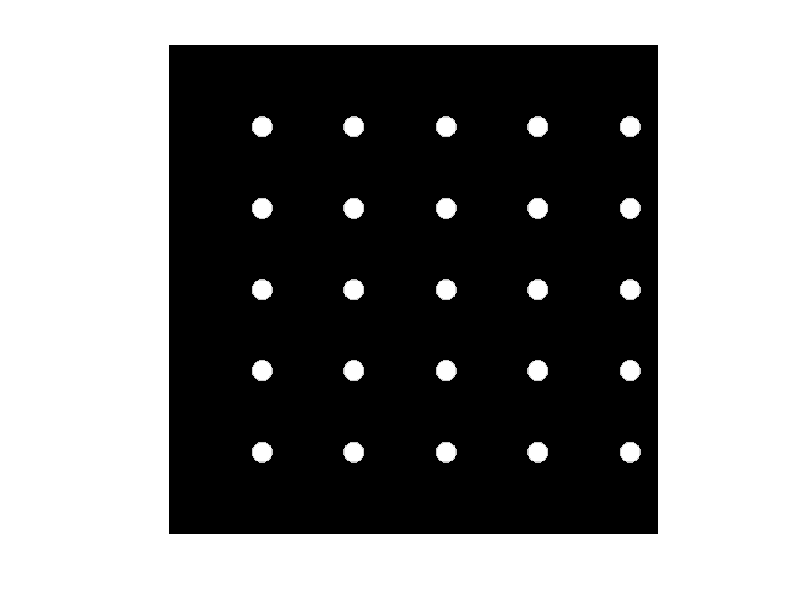

This figure's MATLAB source: (Note: this script raises an error after producing the figure.)
exp_type = 'gray'; % 'gray' = blackness intervals
bg = 'black'; % 'white', 'black', 'gray', 'chang[e]' --> NEEDS TO BE 5 CHAR's
root_name = 'grid_';
border = 'True'; %True = white border around dots
directory_name = 'Experiments/NEW_SGs/';
border_grayness = 0.8;
border_px_width = 1;
scaling_factor = 3; % Size of grid is N*256 by N*256

% Image translation parameters
updown_shift = 0; % positive is up, negative is down
rightleft_shift = 100; % positive is right, negative is left

% General parameters
internal_circle_diameter_px = scaling_factor*10;
external_circle_diameter_px = scaling_factor*(10+border_px_width);
% HG
%internal_circle_diameter_px = 1;
%external_circle_diameter_px = 1;

img_sz = scaling_factor * [256 256];

num_lines_x = 5;
num_lines_y = 5;
line_width_px = scaling_factor*5;
%circle_diameter_px = scaling_factor*10;

% Different dot color vectors
%%%%% for making color gradients %%%%
length = 21;
red1 = [1.5,1,1]; % change the 1.5 to R G B positions
red2 = [0,-0.5,-0.5]; % change the 0 to R G B positions
intervals = [linspace(red1(1),red2(1),length)', linspace(red1(2),red2(2),length)', linspace(red1(3),red2(3),length)'];
gray_intervals = {intervals(1,:)};
for i = 2:size(intervals,1)
    gray_intervals = [gray_intervals; intervals(i,:)];
end
gray_intervals = reshape(gray_intervals,[1 21]);
%%%%%%%%%%%%%%%%%%%%%%%%%%%%%%%%%%%%%
% gray_intervals = {[0 0 0] [0.05 0.05 0.05] [0.10 0.10 0.10] [0.15 0.15 0.15] [0.20 0.20 0.20] [0.25 0.25 0.25] [0.30 0.30 0.30] [0.35 0.35 0.35] [0.40 0.40 0.40] [0.45 0.45 0.45] [0.50 0.50 0.50] [0.55 0.55 0.55] [0.60 0.60 0.60] [0.65 0.65 0.65] [0.70 0.70 0.70] [0.75 0.75 0.75] [0.80 0.80 0.80] [0.85 0.85 0.85] [0.90 0.90 0.90] [0.95 0.95 0.95] [1 1 1]};
border_unit = {[1 1 1] [1 1 1] [1 1 1] [1 1 1] [1 1 1] [1 1 1] [1 1 1] [1 1 1] [1 1 1] [1 1 1] [1 1 1] [1 1 1] [1 1 1] [1 1 1] [1 1 1] [1 1 1] [1 1 1] [1 1 1] [1 1 1] [1 1 1] [1 1 1]};

for i = 1:size(gray_intervals,2)
    num_tag = 100*gray_intervals{1, i}(1);
    gray_names{i} = strcat(root_name, num2str(num_tag));
end
% Finds experiment
if exp_type == 'gray'
    circle_intervals = gray_intervals;
    parameter_names = gray_names;
end

parameters = struct( ...
    'line_color', [0.5 0.5 0.5], ... 
    'internal_circle_color', circle_intervals, ...
    'external_circle_color', cellfun(@(x) x*border_grayness,border_unit,'un',0));
    % Dot Blackness
    %'line_color', [0.5 0.5 0.5], ... 
    %'internal_circle_color', circle_intervals, ...
    %'external_circle_color', cellfun(@(x) x*border_grayness,border_unit,'un',0));

    % Background Blackness
    %'line_color', [0.5 0.5 0.5], ... 
    %'internal_circle_color', {[1 1 1] [1 1 1] [1 1 1] [1 1 1] [1 1 1] [1 1 1] [1 1 1] [1 1 1] [1 1 1] [1 1 1] [1 1 1] [1 1 1] [1 1 1] [1 1 1] [1 1 1] [1 1 1] [1 1 1] [1 1 1] [1 1 1] [1 1 1] [1 1 1]}, ...
    %'external_circle_color', cellfun(@(x) x*border_grayness,border_unit,'un',0));

    % Line Blackness
    %'line_color', circle_intervals, ...
    %'internal_circle_color', [1,1,1], ...
    %'external_circle_color', [0,0,0]);
    
    % HERMANN GRID
    %'line_color', circle_intervals, ...
    %'internal_circle_color', circle_intervals, ...
    %'external_circle_color', circle_intervals);
    
    % HG Background
    %'line_color', [1 1 1], ...
    %'internal_circle_color', circle_intervals, ...
    %'external_circle_color', circle_intervals);

    %'external_circle_color', {[0.2 0.2 0.2] [0.2 0.2 0.2] [0.2 0.2 0.2] [0.2 0.2 0.2] [0.2 0.2 0.2] [0.2 0.2 0.2] [0.2 0.2 0.2] [0.2 0.2 0.2] [0.2 0.2 0.2] [0.2 0.2 0.2] [0.2 0.2 0.2] [0.2 0.2 0.2] [0.2 0.2 0.2] [0.2 0.2 0.2] [0.2 0.2 0.2] [0.2 0.2 0.2] [0.2 0.2 0.2] [0.2 0.2 0.2] [0.2 0.2 0.2] [0.2 0.2 0.2] [0.2 0.2 0.2]});
    %'external_circle_color', {[1 1 1] [1 1 1] [1 1 1] [1 1 1] [1 1 1] [1 1 1] [1 1 1] [1 1 1] [1 1 1] [1 1 1] [1 1 1] [1 1 1] [1 1 1] [1 1 1] [1 1 1] [1 1 1] [1 1 1] [1 1 1] [1 1 1] [1 1 1] [1 1 1]});
    %'external_circle_color', {[0.5 0.5 0.5] [0.5 0.5 0.5] [0.5 0.5 0.5] [0.5 0.5 0.5] [0.5 0.5 0.5] [0.5 0.5 0.5] [0.5 0.5 0.5] [0.5 0.5 0.5] [0.5 0.5 0.5] [0.5 0.5 0.5] [0.5 0.5 0.5] [0.5 0.5 0.5] [0.5 0.5 0.5] [0.5 0.5 0.5] [0.5 0.5 0.5] [0.5 0.5 0.5] [0.5 0.5 0.5] [0.5 0.5 0.5] [0.5 0.5 0.5] [0.5 0.5 0.5] [0.5 0.5 0.5]});
%parameter_names = {'SG_white', 'SG_black', 'SG_control_white', 'SG_control_black'};
%assert(length(parameters)==length(parameter_names));

for prm_i = 1:size(parameters,2)
    %bkd_color = parameters(prm_i).bkd_color;
    if bg == 'white'
        bkd_color = [1 1 1]; % static white BG
 %       bkd_color = prm_i/length(parameters) * [1 1 1]; % background changing shades
    elseif bg == 'black'
        bkd_color = [0 0 0]; % static white BG
 %       bkd_color = prm_i/length(parameters) * [1 1 1]; % background changing shades
    elseif bg == 'grays'
        bkd_color = [0.5, 0.5, 0.5];
    elseif bg =='chang'
        bkd_color = prm_i * [1 1 1];
    elseif bg == 'green'
        bkd_color = [0.5, 0.7, 0.5];
    elseif bg == 'red00'
        bkd_color = [0.7, 0.5, 0.5];
    elseif bg == 'blue0'
        bkd_color = [0.5, 0.5, 0.7];
    else
        bkd_color = [1 0 0];
    end
    
    line_color = parameters(prm_i).line_color;
    internal_circle_color = parameters(prm_i).internal_circle_color;
    external_circle_color = parameters(prm_i).external_circle_color;
    
    % Start with background
    img_canvas = repmat(reshape(bkd_color, 1, 1, 3), img_sz(1), img_sz(2));

    
    % Draw line borders
%      border_size = 1;
%      line_border_color = [1 1 1];
%      
%      tmp_x = linspace(1, img_sz(1)-updown_shift, num_lines_x+2);
%      tmp_y = linspace(1, img_sz(2)+rightleft_shift, num_lines_y+2);
%      lines_pos_x = round(tmp_x(2:end-1));
%      lines_pos_y = round(tmp_y(2:end-1));
%      for line_i = 1:length(lines_pos_x)
%          c_rng = (lines_pos_x(line_i)-ceil(line_width_px/2+border_size)):(lines_pos_x(line_i)+floor(line_width_px/2+border_size));
%          img_canvas(c_rng, :, :) = repmat(reshape(line_border_color, 1, 1, 3), length(c_rng), size(img_canvas, 2));
%      end
%      for line_i = 1:length(lines_pos_y)
%          c_rng = (lines_pos_y(line_i)-ceil(line_width_px/2+border_size)):(lines_pos_y(line_i)+floor(line_width_px/2+border_size));
%          img_canvas(:, c_rng, :) = repmat(reshape(line_border_color, 1, 1, 3), size(img_canvas, 1), length(c_rng));
%      end
    
    
    % Draw lines
     tmp_x = linspace(1, img_sz(1)-updown_shift, num_lines_x+2);
     tmp_y = linspace(1, img_sz(2)+rightleft_shift, num_lines_y+2);
     lines_pos_x = round(tmp_x(2:end-1));
     lines_pos_y = round(tmp_y(2:end-1));
%     for line_i = 1:length(lines_pos_x)
%         c_rng = (lines_pos_x(line_i)-ceil(line_width_px/2)):(lines_pos_x(line_i)+floor(line_width_px/2));
%         img_canvas(c_rng, :, :) = repmat(reshape(line_color, 1, 1, 3), length(c_rng), size(img_canvas, 2));
%     end
%     for line_i = 1:length(lines_pos_y)
%         c_rng = (lines_pos_y(line_i)-ceil(line_width_px/2)):(lines_pos_y(line_i)+floor(line_width_px/2));
%         img_canvas(:, c_rng, :) = repmat(reshape(line_color, 1, 1, 3), size(img_canvas, 1), length(c_rng));
%     end
    

    % Draw circles at intersections
    
    % Draw external circles at intersections
    if border == 'True'
        if ~isempty(external_circle_color)
            [centers_x, centers_y] = meshgrid(lines_pos_y, lines_pos_x);
            img_canvas_R = img_canvas(:, :, 1);
            img_canvas_G = img_canvas(:, :, 2);
            img_canvas_B = img_canvas(:, :, 3);
            for center_i = 1:size(centers_x(:),1)
                c_x = centers_x(center_i);
                c_y = centers_y(center_i);
                [rd_x, rd_y] = meshgrid((1:img_sz(1))-c_x, (1:img_sz(2))-c_y);
                is_in_circle = sqrt(rd_x.^2 + rd_y.^2) < (external_circle_diameter_px/2);
                img_canvas_R(is_in_circle) = external_circle_color(1);
                img_canvas_G(is_in_circle) = external_circle_color(2);
                img_canvas_B(is_in_circle) = external_circle_color(3);
            end
            img_canvas(:, :, 1) = img_canvas_R;
            img_canvas(:, :, 2) = img_canvas_G;
            img_canvas(:, :, 3) = img_canvas_B;
        end
    end
    
    % Draw internal circles at intersections
    if ~isempty(internal_circle_color)
        [centers_x, centers_y] = meshgrid(lines_pos_y, lines_pos_x);
        img_canvas_R = img_canvas(:, :, 1);
        img_canvas_G = img_canvas(:, :, 2);
        img_canvas_B = img_canvas(:, :, 3);
        for center_i = 1:size(centers_x(:),1)
            c_x = centers_x(center_i);
            c_y = centers_y(center_i);
            [rd_x, rd_y] = meshgrid((1:img_sz(1))-c_x, (1:img_sz(2))-c_y);
            is_in_circle = sqrt(rd_x.^2 + rd_y.^2) < (internal_circle_diameter_px/2);
            img_canvas_R(is_in_circle) = internal_circle_color(1);
            img_canvas_G(is_in_circle) = internal_circle_color(2);
            img_canvas_B(is_in_circle) = internal_circle_color(3);
        end
        img_canvas(:, :, 1) = img_canvas_R;
        img_canvas(:, :, 2) = img_canvas_G;
        img_canvas(:, :, 3) = img_canvas_B;
    end

    % Draw image
    imshow(img_canvas);

    % Save (may overwrite)
    imwrite(img_canvas, [directory_name parameter_names{prm_i} '.png']);
end
